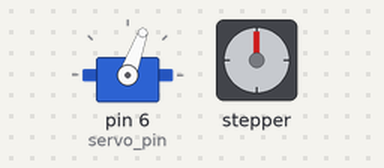
This sketch was run on a simulated Arduino Uno, built with avr-gcc and run on an emulated ATmega328P. On the bench: servo, stepper motor. Stepper angles assume 2048 steps per turn.

Above: at 0.15 s.
At 9.94 s:
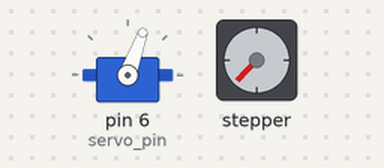
At 19.74 s:
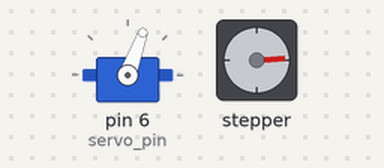
At 39.35 s:
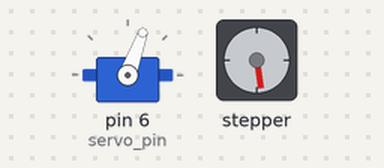
Timing chart, 0 to 40.0 s (numbered marks = the images above):
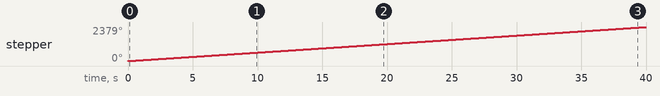

The sketch:

test.ino
```cpp
#include<Servo.h>  //need servo library to access functions
#include <Stepper.h> // include stepper libraries

//declare servo pins
Servo myServo; //declaring servo object

int servo_pin = 6;
int pos = 0;

//declaring stepper pins
int stepper_pin1 = 11;
int stepper_pin2 = 10;
int stepper_pin3 = 9;
int stepper_pin4 = 8;

int stepsPerRevolution = 2048;
int stepper_speed = 10;

//declare object stepper

Stepper myStepper(stepsPerRevolution, stepper_pin4, stepper_pin2, stepper_pin3, stepper_pin1);

void setup() {
  // put your setup code here, to run once:
  myServo.attach(servo_pin);
  myServo.write(70);

  Serial.begin(9600);

  //setting stepper pins as output
  pinMode (stepper_pin1, OUTPUT);
  pinMode (stepper_pin2, OUTPUT);
  pinMode (stepper_pin3, OUTPUT);
  pinMode (stepper_pin4, OUTPUT);
}

void loop() {
    myStepper.setSpeed (stepper_speed);
    myStepper.step (256);
    //delay (100);
    //for (pos = 0; pos <= 10; pos ++) {
      //myServo.write(pos);
      //delay(100);
    //}
}
```

Measured:
- by itself, stepper: keeps turning clockwise at about 59°/s
